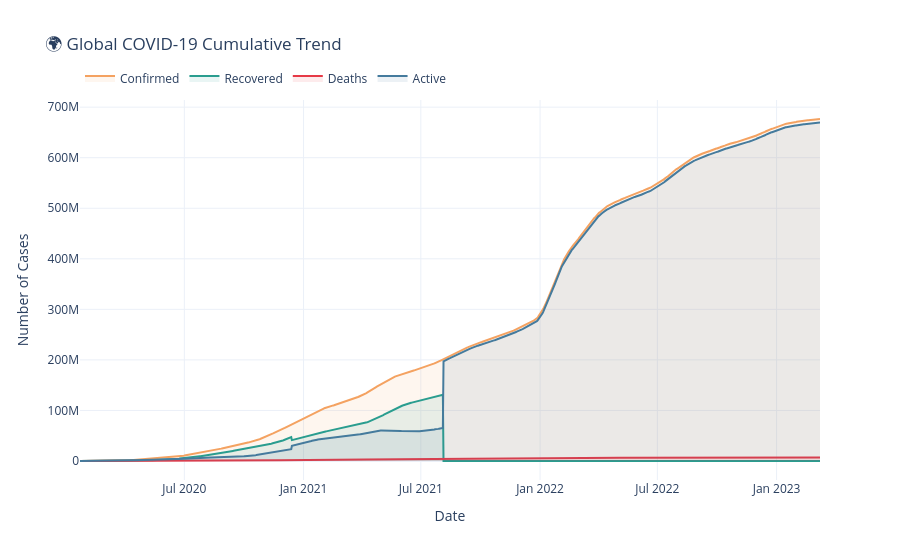

Here is the notebook cell this chart was saved with:
### Markdown cell above
## 📊 Step 3 — Global Cumulative Trend

### Code cell
def hex_to_rgba(hex_color, alpha=0.1):
    """Convert a #RRGGBB hex color to an rgba() string plotly can parse."""
    h = hex_color.lstrip('#')
    r, g, b = int(h[0:2], 16), int(h[2:4], 16), int(h[4:6], 16)
    return f'rgba({r},{g},{b},{alpha})'

fig = go.Figure()

for col, color, name in [
    ('confirmed', '#F4A261', 'Confirmed'),
    ('recovered', '#2A9D8F', 'Recovered'),
    ('deaths',    '#E63946', 'Deaths'),
    ('active',    '#457B9D', 'Active'),
]:
    fig.add_trace(go.Scatter(
        x=global_df['date'], y=global_df[col],
        name=name, line=dict(color=color, width=2),
        fill='tozeroy', fillcolor=hex_to_rgba(color, 0.1),
        mode='lines'
    ))

fig.update_layout(
    title='🌍 Global COVID-19 Cumulative Trend',
    xaxis_title='Date', yaxis_title='Number of Cases',
    hovermode='x unified', template='plotly_white',
    legend=dict(orientation='h', yanchor='bottom', y=1.02)
)
fig.show()

### Figure 1 — Plotly figure (JSON) as saved in the notebook; plotly's stock layout.template omitted (floating-point values rounded to 4 significant figures; data arrays with more than 128 entries replaced by an {"elided": "..."} marker saying what was removed)
{"data": [{"fill": "tozeroy", "fillcolor": "rgba(244,162,97,0.1)", "line": {"color": "#F4A261", "width": 2}, "mode": "lines", "name": "Confirmed", "type": "scatter", "x": {"elided": "1143 str values"}, "y": {"elided": "1143 int values"}}, {"fill": "tozeroy", "fillcolor": "rgba(42,157,143,0.1)", "line": {"color": "#2A9D8F", "width": 2}, "mode": "lines", "name": "Recovered", "type": "scatter", "x": {"elided": "1143 str values"}, "y": {"elided": "1143 int values"}}, {"fill": "tozeroy", "fillcolor": "rgba(230,57,70,0.1)", "line": {"color": "#E63946", "width": 2}, "mode": "lines", "name": "Deaths", "type": "scatter", "x": {"elided": "1143 str values"}, "y": {"elided": "1143 int values"}}, {"fill": "tozeroy", "fillcolor": "rgba(69,123,157,0.1)", "line": {"color": "#457B9D", "width": 2}, "mode": "lines", "name": "Active", "type": "scatter", "x": {"elided": "1143 str values"}, "y": {"elided": "1143 int values"}}], "layout": {"hovermode": "x unified", "legend": {"orientation": "h", "y": 1.02, "yanchor": "bottom"}, "title": {"text": "🌍 Global COVID-19 Cumulative Trend"}, "xaxis": {"title": {"text": "Date"}}, "yaxis": {"title": {"text": "Number of Cases"}}}}
